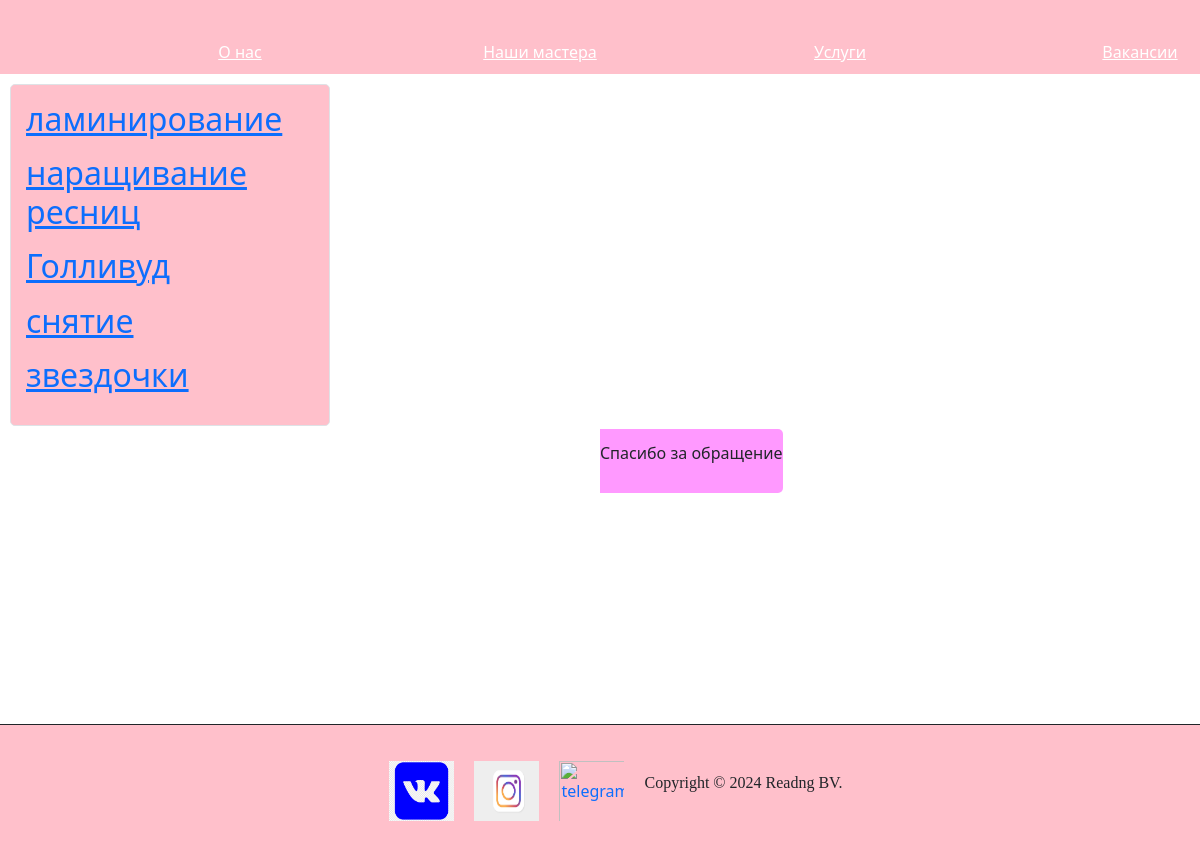
The app's page /service/ with its own data.
### service/models.py (models this page shows, shortened)
class Services (models.Model):
    name = models.CharField(max_length=255, verbose_name='название')
    content = models.TextField(blank=True, verbose_name='описание')

### service/views.py (the view)
# urls.py: path('', ServiceList.as_view(), name='service'),
class ServiceList(ListView):
    model = Services
    template_name = 'service.html'
    context_object_name = 'services'

### service/templates/service.html (shortened to what this page needs)
{% extends 'coolsite/base.html' %}
{% load static %}
 {% block content %}
<div class="form-control">
{% for service in services %}
<a href="{% url 'services' service.pk %}"><h2> {{ service.name }}</h2></a>
{% endfor %}
</div>
{% endblock %}

### static/style/style.css (style rules this page uses)
body { height : 80% ; }
.form-control { background : pink; height 3px; margin:10px ; width:320px; box-sizing:border-box; padding:15px; border-radius:5px; margin-bottom:15px; text-align:bottom; }

### records on screen
Services: name "ламинирование"
Services: name "наращивание ресниц"
Services: name "Голливуд"
Services: name "снятие"
Services: name "звездочки"
